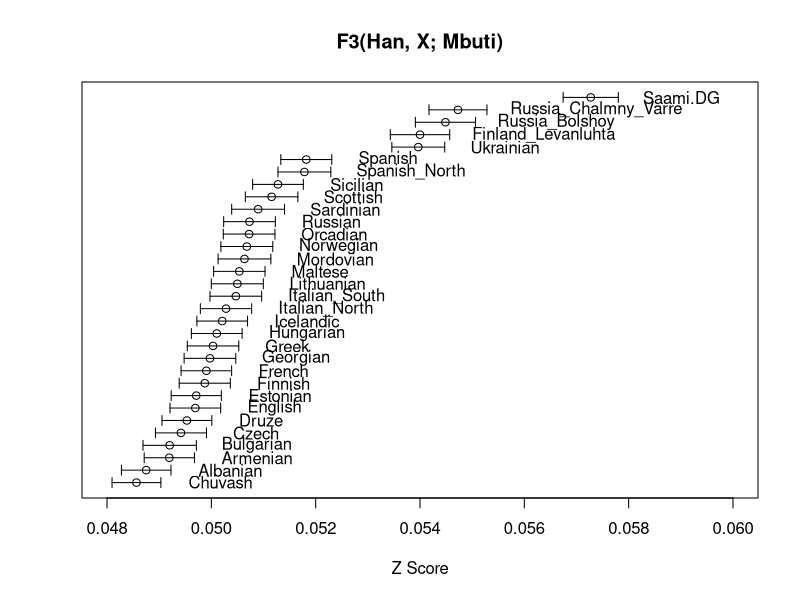

R code for this plot:
## ---- chunk 1
d <- read.csv("fstats_working/outgroupf3_europe.tsv", sep = "\t")
## ---- chunk 2
head(d)
## ---- chunk 3
#| fig-height: 8
#| fig-width: 8
#| out-width: "100%"
#| fig-align: "center"
order <- order(d$Estimate_Total) # order the estimates for visual effect
x <- d$Estimate_Jackknife[order]
xErr <- d$StdErr_Jackknife[order]
y <- seq_along(d$b)
plot(x, y, xlab = "Z Score", ylab = NA, yaxt = "n", # plot no y-axis ticks
     xlim = c(0.048,0.06),
     main = "F3(Han, X; Mbuti)")
# plot the labels
text(x + 0.001, y, labels = d$b, adj=0)
# plot the error bars
arrows(x - xErr, y, x + xErr, y, length=0.05, angle=90, code=3)
